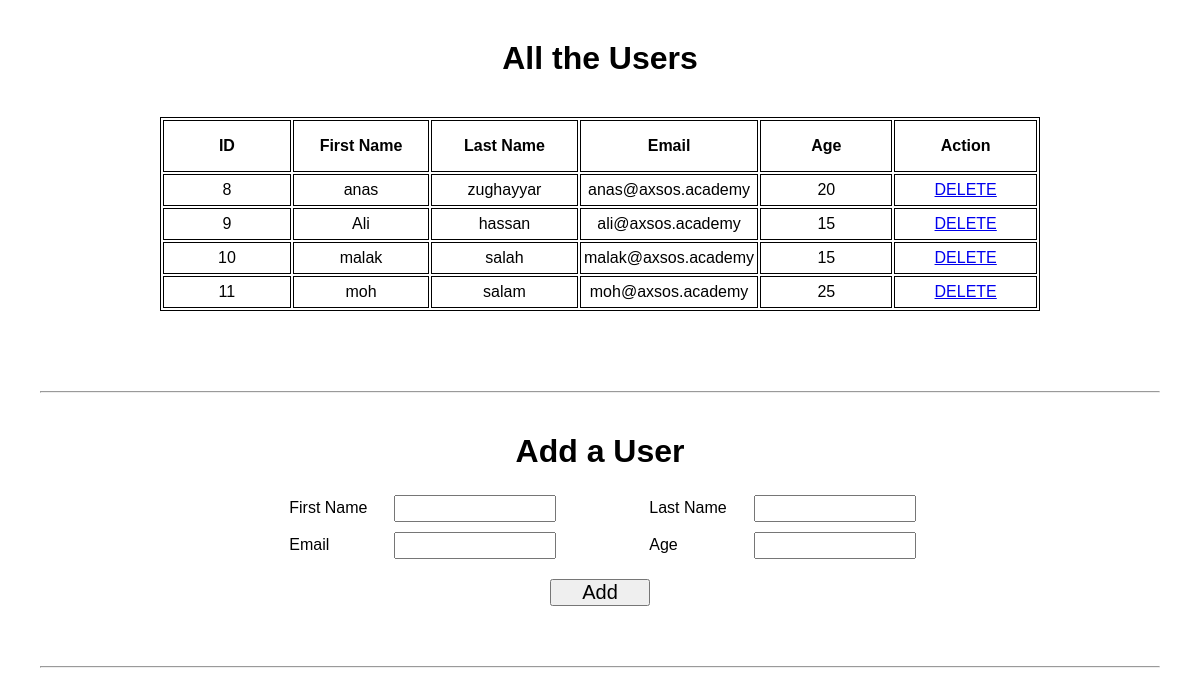
The app's page /, older data.
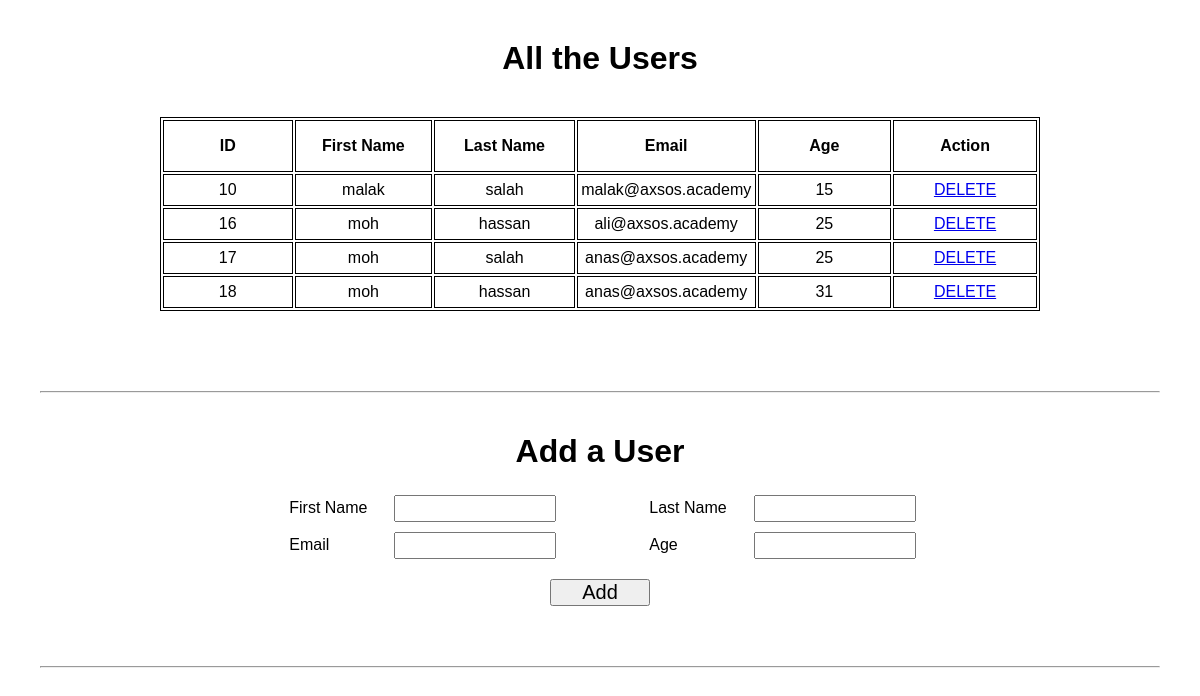
The same page, newer data.
### users_app/models.py (models this page shows, shortened)
class User(models.Model):
    first_name = models.CharField(max_length=255)
    last_name = models.CharField(max_length=255)
    email_address = models.CharField(max_length=255)
    password = models.CharField(max_length=20)
    is_available = models.BooleanField(default=True)
    age = models.IntegerField()
    created_at = models.DateTimeField(auto_now_add=True)
    updated_at = models.DateTimeField(auto_now=True)

### users_app/views.py (the view)
# urls.py: path('', views.index),
def index(request):
    context = {
        'users' : models.get_all_users()
    }
    return render(request, "index.html" , context)

### users_app/models.py (called while the page is built)
def get_all_users():
    return User.objects.all()

### users_app/templates/index.html (shortened to what this page needs)
<!DOCTYPE html>
<html lang="en">
<head>
    {% load static %}
    <link rel="stylesheet" href="{% static 'css/style.css' %}">
</head>
<body>
    <div class="users-table">
        <h1>All the Users</h1>
        <table>
            <tr>
                <th>ID</th>
                <th>First Name</th>
                <th>Last Name</th>
                <th>Email</th>
                <th>Age</th>
                <th>Action</th>
            </tr>
            {% for user in users %}
            <tr>
                <td>{{ user.id }}</td>
                <td>{{ user.first_name }}</td>
                <td>{{ user.last_name }}</td>
                <td>{{ user.email_address }}</td>
                <td>{{ user.age }}</td>
                <td> <a href="/remove/{{i.id}}">DELETE</a></td>
            </tr>
            {% endfor %}
          </table>
    </div>
    <hr>
    <form class="users-form" action="/add" method="post">
        <h1>Add a User</h1>
        <div class="users-form-input">
            <div>
                <div class="label">
                    <label for="">First Name</label>
                </div>
                <input type="text" name="first_name" required>
            </div>
            <div>
                <div class="label">
                    <label for="">Last Name</label>
                </div>
                <input type="text" name="last_name" required>
            </div>
            </div>
            <div class="users-form-input">
                <div>
                    <div class="label">
                        <label for="">Email</label>
                    </div>
                    <input type="text" name="email_address" required>
                </div>
                <div>
                    <div class="label">
                        <label for="">Age</label>
                    </div>
                    <input type="text" name="age" required>
                </div>
            </div>
            <input class="btn-add" type="submit" value="Add">
        </form>
        <hr>
</body>
</html>

### users_app/static/css/style.css (style rules this page uses)
* { margin: 0; padding: 0; font-family: sans-serif; }
table , th , td { border: 1px solid; text-align: center; }
table { margin: 40px; }
th { width: 180px; height: 50px; }
td { height: 30px; }
hr { margin: 40px; }
h1 { margin: auto; }
.users-table { margin: auto; padding: 40px 0px 0px 0px; width: 80%; display: flex; flex-direction: column; justify-content: center; align-items: center; }
.users-form { width: 60%; margin: auto; display: flex; flex-direction: column; justify-content: center; align-items: center; }
.users-form-input { width: 100%; display: flex; justify-content: space-around; margin: 10px 0px 0px 0px; }
.users-form h1 { margin: 0px 0px 15px 0px; }
.label { width: 100px; display: inline-block; padding: 0px 0px 0px 5px; }
.users-form-input div input { width: 150px; padding:4px; }
.btn-add { margin: 20px; width: 100px; font-size: 20px; }

Row changes from the older to the newer data that the page shows:
removed User: id "8", first_name "anas", last_name "zughayyar", email_address "anas@axsos.academy", age "20"
removed User: id "9", first_name "Ali", last_name "hassan", email_address "ali@axsos.academy", age "15"
removed User: id "11", first_name "moh", last_name "salam", email_address "moh@axsos.academy", age "25"
added User: id "16", first_name "moh", last_name "hassan", email_address "ali@axsos.academy", age "25"
added User: id "17", first_name "moh", last_name "salah", email_address "anas@axsos.academy", age "25"
added User: id "18", first_name "moh", last_name "hassan", email_address "anas@axsos.academy", age "31"
